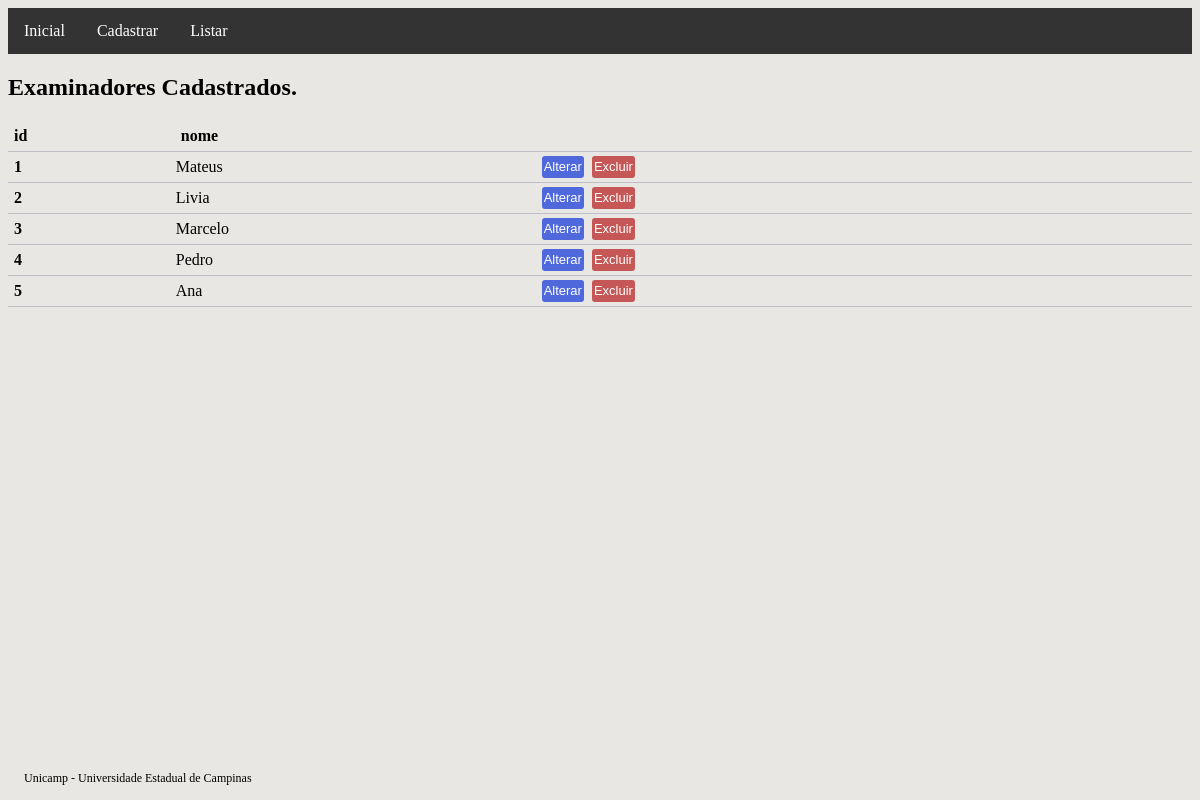
Page /examinador-list on the committed database.
### main/models.py (models this page shows, shortened)
class Examinador(models.Model):
    nome = models.CharField(max_length=100, db_index=True, null=False, blank=False)

### main/views.py (the view)
# urls.py: path('examinador-list', CadastroExaminadorList.as_view(template_name='examinador_list.html'), name='examinador_list'),
class CadastroExaminadorList(ListView):
    model = Examinador

### main/templates/examinador_list.html (shortened to what this page needs)
{% extends "base.html" %}
{% block conteudo %}
{% if examinador_list %}
<h2>Examinadores Cadastrados.</h2>
<table class="tabela">
    <thead>
        <tr>
            <th>id</th>
            <th>nome</th>
        </tr>
    </thead>
    <tbody>
        {% for n in examinador_list %}
        <tr>
            <th scope="row">{{ n.pk }}</th>
            <td>{{ n.nome }}</td>
            <td>
                <a href="{% url 'examinador_update' pk=n.pk %}"><button class="botao_confirmar">Alterar</button></a>
                <a href="{% url 'examinador_delete' pk=n.pk %}"><button class="botao_aviso">Excluir</button></a>
            </td>
        </tr>
        {% endfor %}
    </tbody>
</table>
{% else %}
<h2>Não há examinadores cadastrados.</h2>
{% endif %}
{% endblock conteudo %}

### static/css/main.css (style rules this page uses)
body { background-color: rgb(233, 231, 228); }
.botao_confirmar { border-style: none; border-radius: 3px; color: #ffffff; background-color: #4f69dd; text-align: center; text-decoration: none; font-family: sans-serif; font-size: 13px; margin: 2px 2px; padding: 2px; height: 22px; width: auto; }
.botao_aviso { border: none; border-radius: 3px; color: #ffffff; background-color: #c55757; text-align: center; text-decoration: none; font-family: sans-serif; font-size: 13px; margin: 2px 2px; padding: 2px; height: 22px; width: auto; }
.tabela { border-collapse: collapse; width: 100%; }
.tabela th, tr { padding: 6px; text-align: left; border-bottom: 1px solid #bebec9; }

### rows in the picture
Examinador: pk "1", nome "Mateus"
Examinador: pk "2", nome "Livia"
Examinador: pk "3", nome "Marcelo"
Examinador: pk "4", nome "Pedro"
Examinador: pk "5", nome "Ana"
